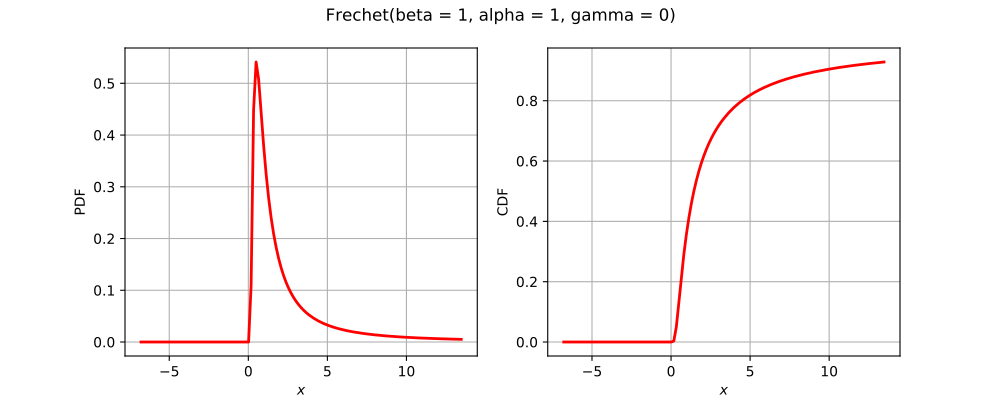

The Python source for this figure:
import openturns as ot
from matplotlib import pyplot as plt
from openturns.viewer import View
if ot.Frechet().__class__.__name__ == 'Bernoulli':
    distribution = ot.Bernoulli(0.7)
elif ot.Frechet().__class__.__name__ == 'Binomial':
    distribution = ot.Binomial(5, 0.2)
elif ot.Frechet().__class__.__name__ == 'Hypergeometric':
    distribution = ot.Hypergeometric(10, 4, 7)
elif ot.Frechet().__class__.__name__ == 'CumulativeDistributionNetwork':
    coll = [ot.Normal(2),ot.Dirichlet([0.5, 1.0, 1.5])]
    distribution = ot.CumulativeDistributionNetwork(coll, ot.BipartiteGraph([[0,1], [0,1]]))
elif ot.Frechet().__class__.__name__ == 'Histogram':
    distribution = ot.Histogram([-1.0, 0.5, 1.0, 2.0], [0.45, 0.4, 0.15])
elif ot.Frechet().__class__.__name__ == 'KernelMixture':
    kernel = ot.Uniform()
    sample = ot.Normal().getSample(5)
    bandwith = [1.0]
    distribution = ot.KernelMixture(kernel, bandwith, sample)
elif ot.Frechet().__class__.__name__ == 'MaximumDistribution':
    coll = [ot.Uniform(2.5, 3.5), ot.LogUniform(1.0, 1.2), ot.Triangular(2.0, 3.0, 4.0)]
    distribution = ot.MaximumDistribution(coll)
elif ot.Frechet().__class__.__name__ == 'Multinomial':
    distribution = ot.Multinomial(5, [0.2])
elif ot.Frechet().__class__.__name__ == 'RandomMixture':
    coll = [ot.Triangular(0.0, 1.0, 5.0), ot.Uniform(-2.0, 2.0)]
    weights = [0.8, 0.2]
    cst = 3.0
    distribution = ot.RandomMixture(coll, weights, cst)
elif ot.Frechet().__class__.__name__ == 'TruncatedDistribution':
    distribution = ot.TruncatedDistribution(ot.Normal(2.0, 1.5), 1.0, 4.0)
elif ot.Frechet().__class__.__name__ == 'UserDefined':
    distribution = ot.UserDefined([[0.0], [1.0], [2.0]], [0.2, 0.7, 0.1])
elif ot.Frechet().__class__.__name__ == 'ZipfMandelbrot':
    distribution = ot.ZipfMandelbrot(10, 2.5, 0.3)
else:
    distribution = ot.Frechet()
dimension = distribution.getDimension()
title = str(distribution)[:100].split('\n')[0]
if dimension == 1:
    distribution.setDescription(['$x$'])
    pdf_graph = distribution.drawPDF()
    cdf_graph = distribution.drawCDF()
    fig = plt.figure(figsize=(10, 4))
    pdf_axis = fig.add_subplot(121)
    cdf_axis = fig.add_subplot(122)
    View(pdf_graph, figure=fig, axes=[pdf_axis], add_legend=False)
    View(cdf_graph, figure=fig, axes=[cdf_axis], add_legend=False)
    fig.suptitle(title)
elif dimension == 2:
    distribution.setDescription(['$x_1$', '$x_2$'])
    pdf_graph = distribution.drawPDF()
    pdf_graph.setTitle(title)
    fig = plt.figure(figsize=(10, 5))
    pdf_axis = fig.add_subplot(111)
    View(pdf_graph, figure=fig, axes=[pdf_axis], add_legend=False, square_axes=False)
